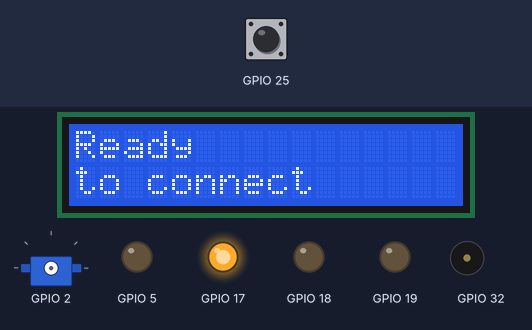
Simulated run of this program. Board: ESP32. Parts: 16×2 character LCD, servo, output pins drawn as LEDs (lit = HIGH), buzzer (waves = sounding). The test bench sets the inputs (shaded band); at power-on: GPIO 25 HIGH. Random numbers use the default seed unless the program sets one; what the program prints to the serial monitor is not drawn. At 8.6 s the program restarts the board; the recording ends there.

Above: at 1.2 s.
1.3 s: GPIO 25 pulled LOW for 0.15 s
At 2.06 s:
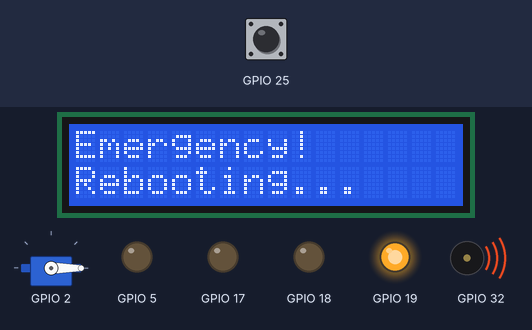
At 4.5 s:
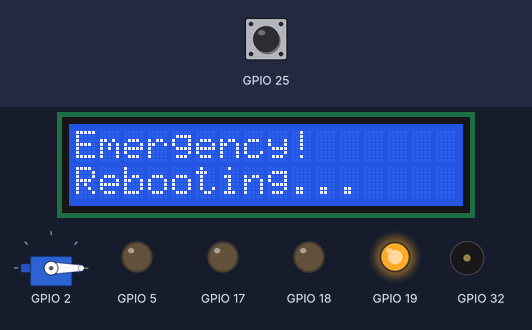
Timing chart, 0 to 6.0 s (numbered marks = the images above; inputs shaded):
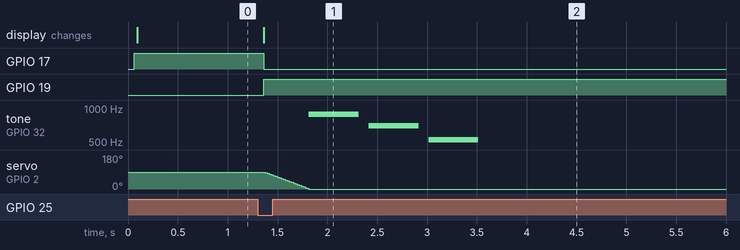

The program:

main.cpp
```cpp
#include <Arduino.h>
#include <LiquidCrystal_I2C.h>
#include <esp_system.h>
#include "buzzer.h"
#include "display.h"
#include "rgb.h"
#include "servo.h"
#include "ultrasound.h"
#include "button.h"
#include "AP.h"
#include "CaptiveRequestHandler.h"
#include "timerControl.h"
#include "logic.h"

//interrupt service routine function
void IRAM_ATTR isr()
{
  buttonTime = millis();
  // we're careful about the deboucing effect that can occur
  if (buttonTime - lastButtonTime > 250)
  {
    emergencyTriggered = true;
    lastButtonTime = buttonTime;
  }
}

void setup()
{
  //Initialize Serial port
  Serial.begin(115200);

  //Specify the pin modes
  pinMode(BUTTON, INPUT_PULLUP);
  pinMode(TRIG_PIN, OUTPUT);
  pinMode(ECHO_PIN, INPUT);
  pinMode(BUZZER_PIN, OUTPUT);

  //Attach the interrupt for the button pressing event
  attachInterrupt(BUTTON, isr, FALLING);

  //Set up the ESP as an Access Point
  WiFi.mode(WIFI_AP);
  WiFi.softAP(ssid, password, random(1, 12), 0, 1); // Create an open network with a random channel and max clients = 1
  Serial.print("AP IP address: ");
  Serial.println(WiFi.softAPIP()); // Print the IP address of the AP

  //set up the Async Web Server, this way we can handle the requests from the captive portal
  setupServer();

  //set up the DNS server, this way we can redirect all the requests to the captive portal
  dnsServer.start(53, "*", WiFi.softAPIP()); // redirect all requests to the captive portal (AP IP)
  server.addHandler(new CaptiveRequestHandler()).setFilter(ON_AP_FILTER); // only when requested from AP
  server.begin();

  //Set up the display
  lcd.init();      // Initialize the LCD
  lcd.backlight(); // Turn on the LCD backlight
}

void loop()
{
  //Check if the emergency button has been pressed (emergencyTriggered is set as true by the ISR defined above)
  if (emergencyTriggered)
  {
    managingEmergency();
  }

  //Check if the client has connected to the AP
  int clientCount = WiFi.softAPgetStationNum();
  if (clientCount == 0)
  {
    rgb(0, 0, 255);
    writeToDisplay("Ready                ", "to connect                ");
    delay(10);
    isChoiceMade = false;
  }

  else if (!isChoiceMade) // If the client has connected, but the choice has not been made yet
  {
    rgb(255, 0, 255);
    writeToDisplay("Connected:                ", "choose size                ");
    delay(100);
  }

  dnsServer.processNextRequest(); // Process the next DNS request

  if (isChoiceMade)
  {
    float distance = getDistance();
    if (distance >= MIN_DISTANCE && distance <= MAX_DISTANCE) // If the distance is within the range
    {
      writeToDisplay("Water bottle                 ", "detected                ");
      activateWaterRelease();
    }
    else if (distance <= MIN_DISTANCE || distance >= MAX_DISTANCE) // If the distance is out of range
    {
      writeToDisplay("Insert the                ", "water bottle                ");
      stopWaterRelease();
    }
  }
}
```

Measured:
- after the input at 1.3 s, GPIO 17: HIGH → LOW after 0.06 s; GPIO 19: LOW → HIGH after 0.06 s; tone on GPIO 32: plays 880 Hz for 0.50 s, 698 Hz for 0.50 s, 523 Hz for 0.50 s, starting after 0.52 s; servo on GPIO 2: moves from 90° to 0° over 0.44 s, starting after 0.08 s; the display: changes after 0.06 s (image 1)
